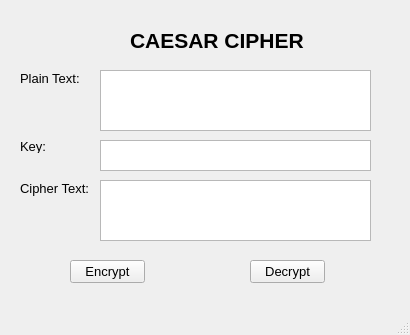
<?xml version="1.0" encoding="UTF-8"?>
<ui version="4.0">
 <class>MainWindow</class>
 <widget class="QMainWindow" name="MainWindow">
  <property name="geometry">
   <rect>
    <x>0</x>
    <y>0</y>
    <width>410</width>
    <height>335</height>
   </rect>
  </property>
  <property name="windowTitle">
   <string>MainWindow</string>
  </property>
  <widget class="QWidget" name="centralwidget">
   <widget class="QLabel" name="label">
    <property name="geometry">
     <rect>
      <x>130</x>
      <y>20</y>
      <width>181</width>
      <height>41</height>
     </rect>
    </property>
    <property name="font">
     <font>
      <pointsize>16</pointsize>
      <weight>75</weight>
      <bold>true</bold>
     </font>
    </property>
    <property name="text">
     <string>CAESAR CIPHER</string>
    </property>
   </widget>
   <widget class="QLabel" name="label_2">
    <property name="geometry">
     <rect>
      <x>20</x>
      <y>70</y>
      <width>61</width>
      <height>16</height>
     </rect>
    </property>
    <property name="font">
     <font>
      <pointsize>10</pointsize>
     </font>
    </property>
    <property name="text">
     <string>Plain Text:</string>
    </property>
   </widget>
   <widget class="QLabel" name="label_3">
    <property name="geometry">
     <rect>
      <x>20</x>
      <y>140</y>
      <width>47</width>
      <height>13</height>
     </rect>
    </property>
    <property name="font">
     <font>
      <pointsize>10</pointsize>
     </font>
    </property>
    <property name="text">
     <string>Key:</string>
    </property>
   </widget>
   <widget class="QTextEdit" name="txt_plain_text">
    <property name="geometry">
     <rect>
      <x>100</x>
      <y>70</y>
      <width>271</width>
      <height>61</height>
     </rect>
    </property>
   </widget>
   <widget class="QTextEdit" name="txt_key">
    <property name="geometry">
     <rect>
      <x>100</x>
      <y>140</y>
      <width>271</width>
      <height>31</height>
     </rect>
    </property>
   </widget>
   <widget class="QPushButton" name="btn_encrypt">
    <property name="geometry">
     <rect>
      <x>70</x>
      <y>260</y>
      <width>75</width>
      <height>23</height>
     </rect>
    </property>
    <property name="font">
     <font>
      <pointsize>10</pointsize>
     </font>
    </property>
    <property name="text">
     <string>Encrypt</string>
    </property>
   </widget>
   <widget class="QTextEdit" name="txt_cipher_text">
    <property name="geometry">
     <rect>
      <x>100</x>
      <y>180</y>
      <width>271</width>
      <height>61</height>
     </rect>
    </property>
   </widget>
   <widget class="QLabel" name="label_4">
    <property name="geometry">
     <rect>
      <x>20</x>
      <y>180</y>
      <width>71</width>
      <height>16</height>
     </rect>
    </property>
    <property name="font">
     <font>
      <pointsize>10</pointsize>
     </font>
    </property>
    <property name="text">
     <string>Cipher Text:</string>
    </property>
   </widget>
   <widget class="QPushButton" name="btn_decrypt">
    <property name="geometry">
     <rect>
      <x>250</x>
      <y>260</y>
      <width>75</width>
      <height>23</height>
     </rect>
    </property>
    <property name="font">
     <font>
      <pointsize>10</pointsize>
     </font>
    </property>
    <property name="text">
     <string>Decrypt</string>
    </property>
   </widget>
  </widget>
  <widget class="QMenuBar" name="menubar">
   <property name="geometry">
    <rect>
     <x>0</x>
     <y>0</y>
     <width>410</width>
     <height>26</height>
    </rect>
   </property>
  </widget>
  <widget class="QStatusBar" name="statusbar"/>
 </widget>
 <resources/>
 <connections/>
</ui>
